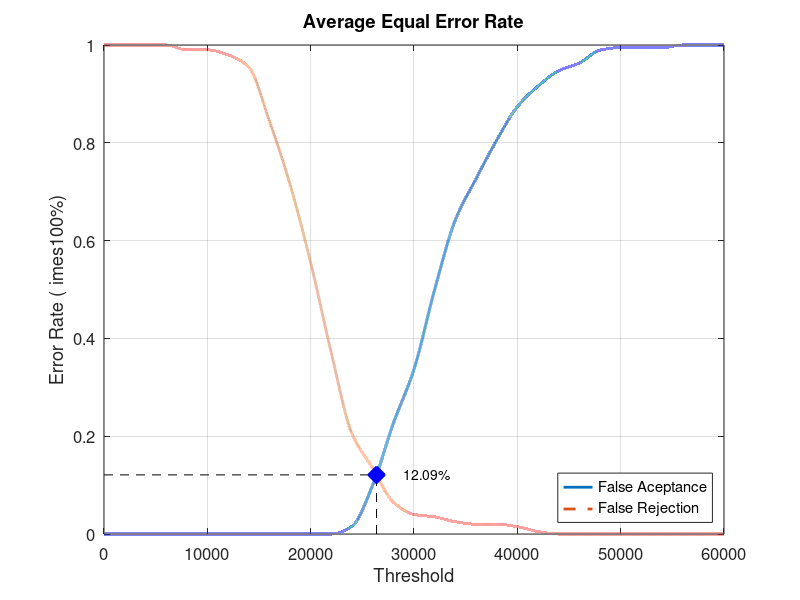
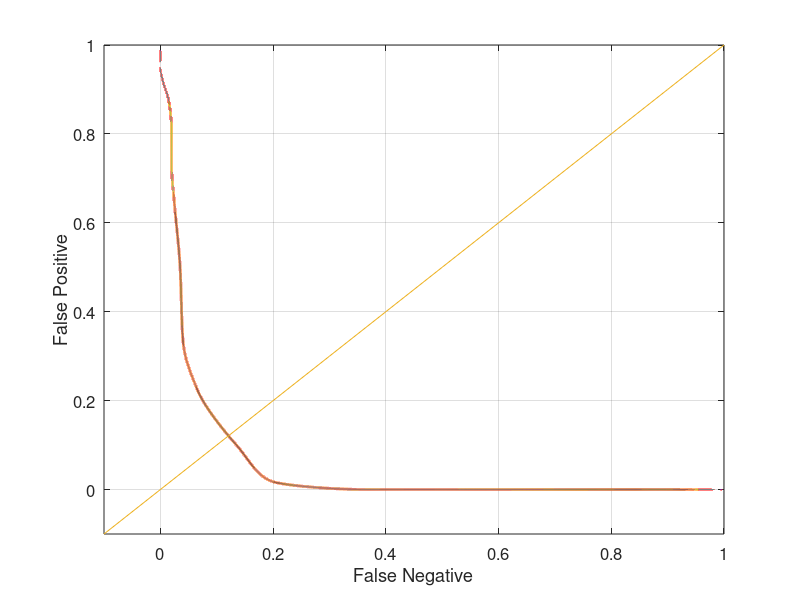

MATLAB code to generate these figures, in order:
close all;
clear;
clc;
x = 0:2000:60000;
xq = 0:0.5:60000;

y0 = [0 0 0 0 0 0 0 0 0 0 0 0 0.0157895 0.1 0.226316 0.336842 0.5 0.642105 0.726316 0.805263 0.873684 0.915789 0.947368 0.963158 0.989474 0.994737 0.994737 0.994737 1 1 1]
yy0 = interp1(x, y0, xq, 'pchip');
y1 = [1 1 1 1 0.99 0.99 0.98 0.955 0.845 0.715 0.555 0.37 0.205 0.135 0.065 0.04 0.035 0.025 0.02 0.02 0.015 0.005 0 0 0 0 0 0 0 0 0]
yy1 = interp1(x, y1, xq, 'pchip');

% Calculating EER: 
y2 = abs(y0 - y1);
find(y2 == min(y2))
yy2 = abs(yy0 - yy1);
xEER = find(yy2 == min(yy2));
xEERIndex = xq(xEER) % X-axis EER
yEER = yy0(xEER) % Y-axis EER

main = figure
plot(xq, yy0,'-','LineWidth', 2);	hold on
plot(xq, yy1,'--','LineWidth', 2);	hold on
plot([xEERIndex xEERIndex], [0 yEER], 'k--');	hold on
plot([0 xEERIndex], [yEER yEER], 'k--');	hold on
plot(xEERIndex, yEER, 'bx', 'LineWidth', 10);	hold on
text(xEERIndex + 10 * xEERIndex / 100, yEER, [num2str(round((10000 * yEER)) / 100) '%'])
legend('False Aceptance', 'False Rejection', 'Location', 'SouthEast')
xlabel('Threshold')
ylabel('Error Rate (	imes100%)')
title('Average Equal Error Rate')
set(gca, 'FontSize', 12)
axis([0 60000 0 1])
grid on

print(main, 'Database1_3Main', '-dpng');
FNRxFPR = figure('Color', [1 1 1]);
plot(yy1, yy0, '-', yy1, yy0, 'LineWidth', 2);
hold on
y = -0.1:0.1:1
plot(y, y); 
set(gca, 'FontSize', 12)
xlabel('False Negative')
ylabel('False Positive')
axis([-0.1 1 -0.1 1])
set(gca, 'FontSize', 12)
grid on

print(FNRxFPR, 'Database1_3FNRxFPR','-dpng');
